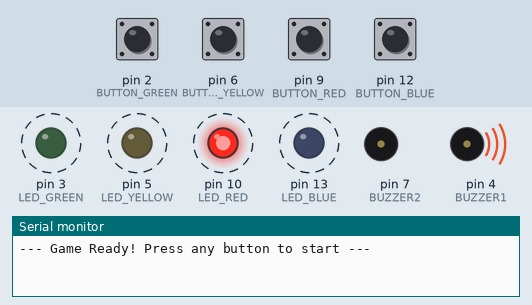
This sketch was run on a simulated Arduino Uno, built with avr-gcc and run on an emulated ATmega328P. Shown: output pins drawn as LEDs (lit = HIGH), buzzer (waves = sounding, pin HIGH), the last lines printed to the serial monitor. Dashed ring = blinking. Inputs (shaded band) come from the test bench; at power-on: pin 2 (BUTTON_GREEN), pin 6 (BUTTON_YELLOW), pin 9 (BUTTON_RED), pin 12 (BUTTON_BLUE) LOW. Random numbers use the default seed unless the sketch sets one.

Above: at 1.97 s.
2.0 s: pin 2 (BUTTON_GREEN) pulled HIGH for 0.15 s
At 2.6 s:
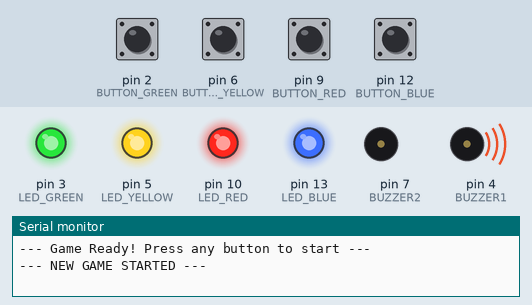
At 4.4 s:
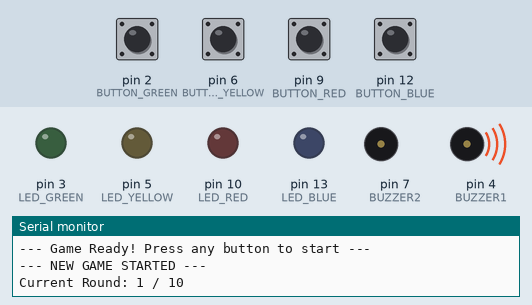
4.9 s: pin 9 (BUTTON_RED) pulled HIGH for 0.15 s
7.0 s: pin 6 (BUTTON_YELLOW) pulled HIGH for 0.15 s
At 8.42 s:
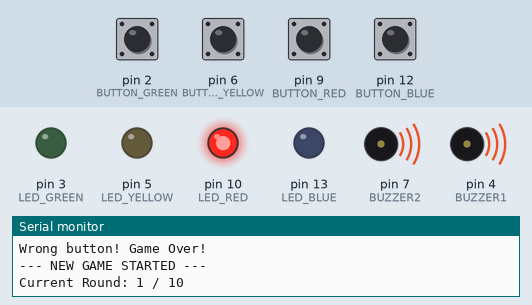
9.5 s: pin 12 (BUTTON_BLUE) pulled HIGH for 1 s
12.0 s: pin 12 (BUTTON_BLUE) pulled HIGH for 0.15 s
At 13.37 s:
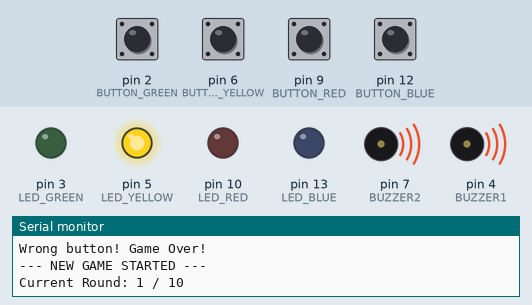
14.5 s: pin 6 (BUTTON_YELLOW) pulled HIGH for 1 s
Timing chart, 0 to 18.5 s (numbered marks = the images above; inputs shaded):
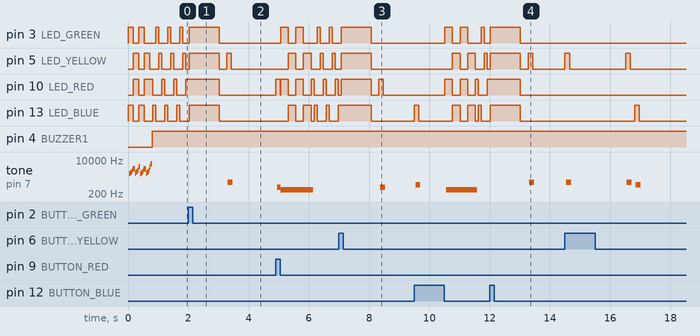

Measured:
- after the input at 2.0 s, tone on pin 7 (BUZZER2): silent → 772 Hz after 1.3 s, → 775 Hz 0.04 s later, → silent 0.12 s later
- after the input at 7.0 s, tone on pin 7 (BUZZER2): silent → 436 Hz after 1.4 s, → 437 Hz 0.04 s later, → silent 0.12 s later
- after the input at 12.0 s, tone on pin 7 (BUZZER2): silent → 772 Hz after 1.3 s, → 775 Hz 0.04 s later, → silent 0.12 s later
- by itself, pin 5 (LED_YELLOW): alternates HIGH for 0.15 s and LOW for 1.9 s
- by itself, tone on pin 7 (BUZZER2): plays 2042 Hz for 0.04 s, 2337 Hz for 0.04 s, 2785 Hz for 0.04 s, 3659 Hz for 0.04 s, 3629 Hz for 0.04 s, 2180 Hz for 0.04 s … (19 notes in this stretch)

The sketch:

main.ino
```cpp
/*
  لعبة ذاكرة الألوان
  Color Memmory Game
  Start the game by pressing one of the four buttons.
  When a button lights up, press the button to repeat the sequence.
  The game is won after 10 rounds.
 */

#define CHOICE_OFF      0
#define CHOICE_NONE     0
#define CHOICE_RED   (1 << 0) // bit-shifting: assign a binary value to each color
#define CHOICE_GREEN (1 << 1)
#define CHOICE_BLUE  (1 << 2)
#define CHOICE_YELLOW (1 << 3)

#define LED_RED     10
#define LED_GREEN   3
#define LED_BLUE    13
#define LED_YELLOW  5

#define BUTTON_RED    9
#define BUTTON_GREEN  2
#define BUTTON_BLUE   12
#define BUTTON_YELLOW 6

#define BUZZER1  4 // push-pull: makes buzzer louder
#define BUZZER2  7

// Define game parameters
#define ROUNDS_TO_WIN      10 // 10 rounds to win
#define ENTRY_TIME_LIMIT   3000 // 3 seconds to press a button

// Game state variables
byte gameBoard[32]; // stores color sequence generated by arduino
byte gameRound = 0; // tracks the level/round

void setup()
{
  Serial.begin(9600); // Initialize Serial Communication to print to screen

  pinMode(BUTTON_RED, INPUT);
  pinMode(BUTTON_GREEN, INPUT);
  pinMode(BUTTON_BLUE, INPUT);
  pinMode(BUTTON_YELLOW, INPUT);

  pinMode(LED_RED, OUTPUT);
  pinMode(LED_GREEN, OUTPUT);
  pinMode(LED_BLUE, OUTPUT);
  pinMode(LED_YELLOW, OUTPUT);

  pinMode(BUZZER1, OUTPUT);
  pinMode(BUZZER2, OUTPUT);

  Serial.println("--- Game Ready! Press any button to start ---");
  play_winner(); // Say hello to the world
}

void loop()
{
  attractMode(); // Blink lights one-by-one while waiting for user to press a button

  Serial.println("\n--- NEW GAME STARTED ---");

  // Indicate the start of game play: all leds flash at the same time
  setLEDs(CHOICE_RED | CHOICE_GREEN | CHOICE_BLUE | CHOICE_YELLOW);
  delay(1000);
  setLEDs(CHOICE_OFF);
  delay(250);

  // Play memory game and handle result directly
  if (play_memory() == true)
    play_winner();
  else
    play_loser();
}

// Play the memory game ==>
boolean play_memory(void)
{
  randomSeed(millis()); // generate random starting point
  gameRound = 0;

  while (gameRound < ROUNDS_TO_WIN)
  {
    add_to_moves(); // pick random color & add it to gameBoard memory (increments gameRound)

    // PRINT CURRENT ROUND TO SERIAL MONITOR
    Serial.print("Current Round: ");
    Serial.print(gameRound);
    Serial.print(" / ");
    Serial.println(ROUNDS_TO_WIN);

    playMoves(); // flash the sequence to player

    for (byte currentMove = 0 ; currentMove < gameRound ; currentMove++) // check for player input
    {
      byte choice = wait_for_button();

      if (choice == 0) {
        Serial.println("Time's up! You lost!");
        return false;  // if player pressed nothing ->  lose
      }
      if (choice != gameBoard[currentMove]) {
        Serial.println("Wrong button! Game Over!");
        return false; // if wrong button was pressed -> lose
      }
    }

    Serial.println("Great job! Moving to next round...\n");
    delay(1000);
  }

  Serial.println("CONGRATULATIONS! YOU WON THE GAME!");
  return true;
}

// Plays the current contents of the game moves
void playMoves(void)
{
  for (byte currentMove = 0 ; currentMove < gameRound ; currentMove++)
  {
    toner(gameBoard[currentMove], 150);
    delay(150);
  }
}

// Adds a new random button to the game sequence
void add_to_moves(void)
{
  byte newButton = random(0, 4);

  if(newButton == 0) newButton = CHOICE_RED;
  else if(newButton == 1) newButton = CHOICE_GREEN;
  else if(newButton == 2) newButton = CHOICE_BLUE;
  else if(newButton == 3) newButton = CHOICE_YELLOW;

  gameBoard[gameRound++] = newButton;
}

// Lights a given LED configuration
void setLEDs(byte leds)
{
  digitalWrite(LED_RED, (leds & CHOICE_RED) != 0 ? HIGH : LOW);
  digitalWrite(LED_GREEN, (leds & CHOICE_GREEN) != 0 ? HIGH : LOW);
  digitalWrite(LED_BLUE, (leds & CHOICE_BLUE) != 0 ? HIGH : LOW);
  digitalWrite(LED_YELLOW, (leds & CHOICE_YELLOW) != 0 ? HIGH : LOW);
}

// Wait for a button to be pressed
byte wait_for_button(void)
{
  long startTime = millis();

  while ( (millis() - startTime) < ENTRY_TIME_LIMIT)
  {
    byte button = checkButton();

    if (button != CHOICE_NONE)
    {
      toner(button, 150);

      while(checkButton() != CHOICE_NONE) ;

      delay(10);
      return button;
    }
  }
  return CHOICE_NONE;
}

// Returns the active button state
byte checkButton(void)
{
  if (digitalRead(BUTTON_RED) == 1) return(CHOICE_RED);
  else if (digitalRead(BUTTON_GREEN) == 1) return(CHOICE_GREEN);
  else if (digitalRead(BUTTON_BLUE) == 1) return(CHOICE_BLUE);
  else if (digitalRead(BUTTON_YELLOW) == 1) return(CHOICE_YELLOW);

  return(CHOICE_NONE);
}

// Light an LED and play tone
void toner(byte which, int buzz_length_ms)
{
  setLEDs(which);

  switch(which)
  {
  case CHOICE_RED:
    buzz_sound(buzz_length_ms, 1136);
    break;
  case CHOICE_GREEN:
    buzz_sound(buzz_length_ms, 568);
    break;
  case CHOICE_BLUE:
    buzz_sound(buzz_length_ms, 851);
    break;
  case CHOICE_YELLOW:
    buzz_sound(buzz_length_ms, 638);
    break;
  }

  setLEDs(CHOICE_OFF);
}

// Toggle buzzer for audio feedback
void buzz_sound(int buzz_length_ms, int buzz_delay_us)
{
  long buzz_length_us = buzz_length_ms * (long)1000;

  while (buzz_length_us > (buzz_delay_us * 2))
  {
    buzz_length_us -= buzz_delay_us * 2;

    digitalWrite(BUZZER1, LOW);
    digitalWrite(BUZZER2, HIGH);
    delayMicroseconds(buzz_delay_us);

    digitalWrite(BUZZER1, HIGH);
    digitalWrite(BUZZER2, LOW);
    delayMicroseconds(buzz_delay_us);
  }
}

// Play the winner sound and lights
void play_winner(void)
{
  setLEDs(CHOICE_GREEN | CHOICE_BLUE);
  winner_sound();
  setLEDs(CHOICE_RED | CHOICE_YELLOW);
  winner_sound();
  setLEDs(CHOICE_GREEN | CHOICE_BLUE);
  winner_sound();
  setLEDs(CHOICE_RED | CHOICE_YELLOW);
  winner_sound();
}

// Generates winner frequencies
void winner_sound(void)
{
  for (byte x = 250 ; x > 70 ; x--)
  {
    for (byte y = 0 ; y < 3 ; y++)
    {
      digitalWrite(BUZZER2, HIGH);
      digitalWrite(BUZZER1, LOW);
      delayMicroseconds(x);

      digitalWrite(BUZZER2, LOW);
      digitalWrite(BUZZER1, HIGH);
      delayMicroseconds(x);
    }
  }
}

// Play the loser sound/lights
void play_loser(void)
{
  setLEDs(CHOICE_RED | CHOICE_GREEN);
  buzz_sound(255, 1500);

  setLEDs(CHOICE_BLUE | CHOICE_YELLOW);
  buzz_sound(255, 1500);

  setLEDs(CHOICE_RED | CHOICE_GREEN);
  buzz_sound(255, 1500);

  setLEDs(CHOICE_BLUE | CHOICE_YELLOW);
  buzz_sound(255, 1500);
}

// Attract mode display sequence
void attractMode(void)
{
  while(1)
  {
    setLEDs(CHOICE_RED);
    delay(100);
    if (checkButton() != CHOICE_NONE) return;

    setLEDs(CHOICE_BLUE);
    delay(100);
    if (checkButton() != CHOICE_NONE) return;

    setLEDs(CHOICE_GREEN);
    delay(100);
    if (checkButton() != CHOICE_NONE) return;

    setLEDs(CHOICE_YELLOW);
    delay(100);
    if (checkButton() != CHOICE_NONE) return;
  }
}
```
